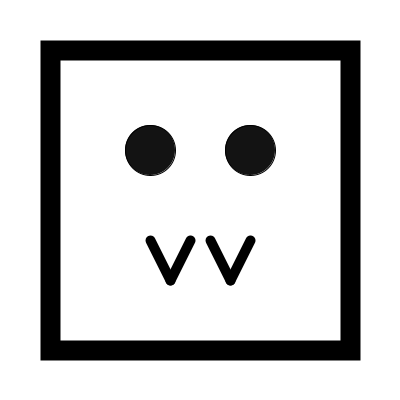
Frame 1 (no input)
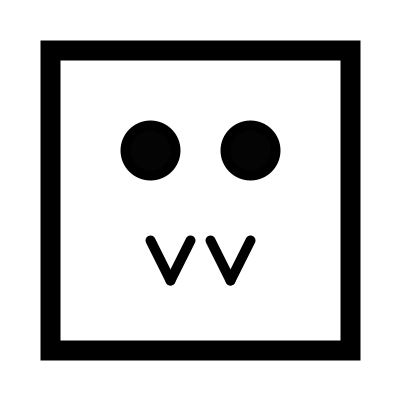
Frame 60 (the mouse pressed at the canvas centre just before this capture)
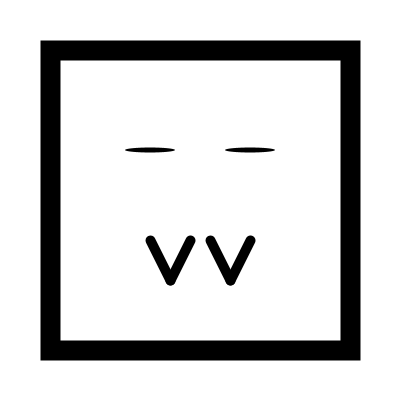
Frame 120 (the mouse held since frame 60 and released just before this capture)

The Processing sketch that drew these frames (run headless with seeded random() and noise(); from frame 60 on, the mouse is pressed at the canvas centre):

// Processing sketch: processing_100555
// ── processing_100555.pde

float margin;

void setup() {
    size (400,400);
}
 
void draw() {
  margin=50;
  
   smooth();
   background (255);

  if (mousePressed == true) {
    fill (0);
    noStroke();
    ellipse (150,150,50,5);
    ellipse (250,150,50,5);
  } else {
    float r = random (30);
    fill (r);
    ellipse (150,150,50,50);
    ellipse (250,150,50,50);
  }
         
     rectMode(CORNERS);
     noFill();
     strokeWeight (20);
     stroke (0);
         rect (margin,margin,width-margin,height-margin);

    noFill();
    strokeWeight(10);
    stroke (0);
          line (150,240,170,280);
          line (170,280,190,240);   
          line (210,240,230,280);
          line (230,280,250,240);     
          
}
